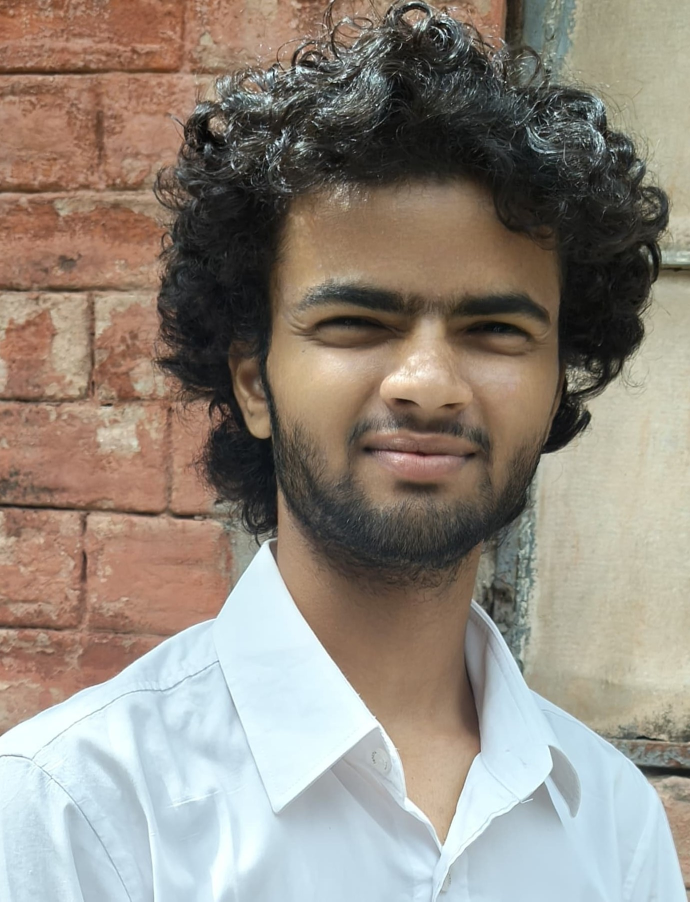
#> input picture uploads/IMG-20250601-WA0001.jpg, 1380 x 1803 px (shown at 1/2 size)
$ python -i photo_service.py   (imports and definitions only)
#> lines starting #> are read from the running program, lines starting #| are printed output that depends on the picture
"""
Student Photo Service – Production Version

Handles:
- Resolving photo sources (Cloudinary URL / local file / legacy)
- Safe downloading with retries
- Face-aware cropping via face_service
- Redis + in-memory caching
- Upload & Camera photo normalization
- Never crashes the card generation pipeline
"""

import os
import io
import re
import time
import base64
import logging
from typing import Optional, Tuple, Set

from PIL import Image, ImageOps
import requests

from models import Student
from utils import PLACEHOLDER_PATH, UPLOAD_FOLDER, STATIC_DIR
from app.services.http_pool import http_get
from app.services.redis_service import _redis_cache_key, _redis_get, _redis_set
from app.services.face_service import process_face_crop_pil

logger = logging.getLogger(__name__)


# =========================================================
# 1. Photo Reference Resolution
# =========================================================

# [211 lines left out: functions split_photo_reference, resolve_student_photo_reference, load_student_photo_rgba_prepared, load_student_photo_rgba, not called in this run]


# =========================================================
# 3. Internal Processing (with Redis cache)
# =========================================================

def _process_photo_pil(
    pil_img: Image.Image,
    target_width: int = 260,
    target_height: int = 313,
    cache_key_extra=None,
) -> Image.Image:
    """
    Normalize any PIL image to the target frame using face detection.
    Includes Redis caching.
    """
    try:
        # Build cache key
        try:
            img_bytes = pil_img.tobytes()
        except Exception:
            tmp = io.BytesIO()
            pil_img.save(tmp, format="PNG")
            img_bytes = tmp.getvalue()

        cache_key = _redis_cache_key(
            "processed_photo",
            img_bytes,
            target_width,
            target_height,
            cache_key_extra,
        )

        # Try Redis
        cached = _redis_get(cache_key)
        if cached:
            try:
                return Image.open(io.BytesIO(cached)).convert("RGBA")
            except Exception:
                pass

        # Process
        result = process_face_crop_pil(
            pil_img,
            target_width=target_width,
            target_height=target_height,
            fill_rgb=(255, 255, 255),
            sharpen=True,
        ).convert("RGBA")

        # Save to Redis
        try:
            buf = io.BytesIO()
            result.save(buf, format="PNG", optimize=True, compress_level=6)
            _redis_set(cache_key, buf.getvalue())
        except Exception as e:
            logger.warning("Redis photo cache write failed: %s", e)

        return result

    except Exception as e:
        logger.warning("Photo processing failed: %s", e)
        fallback = pil_img.convert("RGBA")
        target = (max(1, int(target_width)), max(1, int(target_height)))
        if fallback.size != target:
            fallback = fallback.resize(target, Image.Resampling.LANCZOS)
        return fallback


# =========================================================
# 4. Upload & Camera Helpers
# =========================================================

# [112 lines left out: functions _prepare_student_photo_image_bytes, _prepare_uploaded_student_photo_bytes, _prepare_camera_student_photo_bytes, photo_match_aliases, not called in this run]


def auto_crop_face_photo(photo_path: str, target_width=260, target_height=313) -> bool:
    """Normalize a photo file in-place (used by some bulk tools)."""
#> called with photo_path = '../../uploads/IMG-20250601-WA0001.jpg', target_width = 260, target_height = 313
    try:
        pil_img = Image.open(photo_path)
#> pil_img is the input picture: PIL image 1380x1803 RGB; mean R, G, B 146.2, 137.1, 126.7
        final = _process_photo_pil(pil_img, target_width, target_height)
#> in _process_photo_pil, `fallback = fallback.resize(target, Image.Resampling.LANCZOS)`:
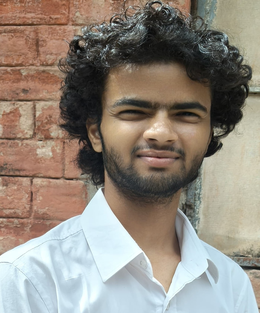
#> fallback: PIL image 260x313 RGBA; mean R, G, B, A 146.2, 137.1, 126.7, 255

        if final.mode == "RGBA":
            rgb = Image.new("RGB", final.size, (255, 255, 255))
#> rgb: PIL image 260x313 RGB; every value is 255
            rgb.paste(final, mask=final.getchannel("A"))
            final = rgb
        elif final.mode != "RGB":
            final = final.convert("RGB")

        final.save(photo_path, "JPEG", quality=95, subsampling=0)
        return True
    except Exception as e:
        logger.exception("auto_crop_face_photo failed: %s", e)
        try:
            from app.services.face_service import fallback_center_crop
            return fallback_center_crop(Image.open(photo_path), photo_path, target_width, target_height)
        except Exception:
            return False

>>> result = auto_crop_face_photo('../../uploads/IMG-20250601-WA0001.jpg')
